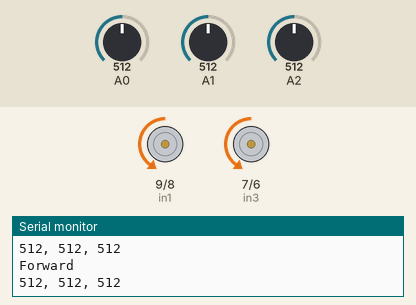
Bench run of a sketch on a simulated Arduino Uno, built with avr-gcc and run on an emulated ATmega328P. Parts: motor-driver pin pairs drawn as motors (green arrow = first pin HIGH = forward, orange = second pin HIGH = backward, longer = more drive, scaled by the enable pin), the last lines printed to the serial monitor. The test bench sets the inputs (shaded band); at power-on: A0 = 512, A1 = 512, A2 = 512.

Above: at 1.2 s.
1.3 s: A0 set to 582
4.3 s: A0 set to 611
At 4.7 s:
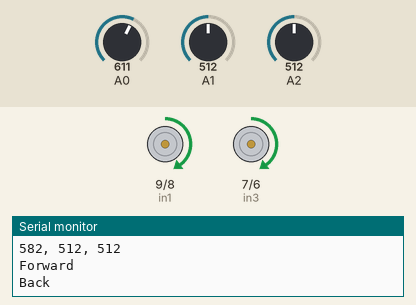
5.8 s: A0 set to 0
At 7.5 s:
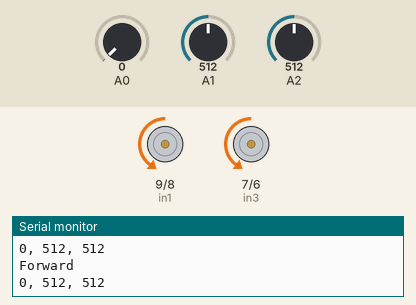
7.8 s: A1 set to 105
10.8 s: A1 set to 93
12.3 s: A1 set to 583
15.3 s: A1 set to 609
At 16.3 s:
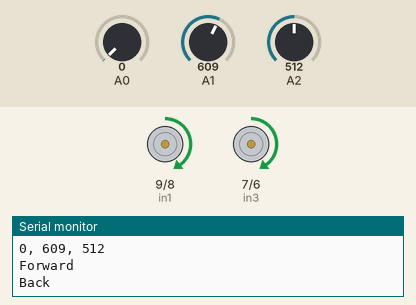
Timing chart, 0 to 17.8 s (numbered marks = the images above; inputs shaded):
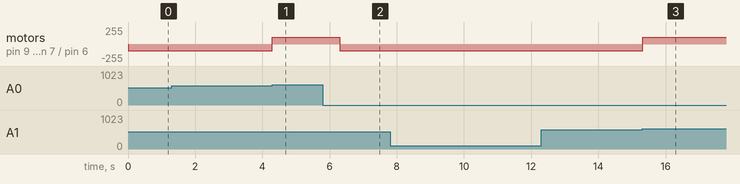

Measured:
- the behaviour switches between 600 and 601 on A0 (found by bisection; images 0 and 1)
- the behaviour switches between 600 and 601 on A1 (found by bisection; images 2 and 3)
- after the input at 4.3 s, motor on pin 9 (in1) / pin 8 (in2), motor on pin 7 (in3) / pin 6 (in4): backward 100/255 → forward 100/255 at once
- after the input at 5.8 s, motor on pin 9 (in1) / pin 8 (in2), motor on pin 7 (in3) / pin 6 (in4): forward 100/255 → backward 100/255 after 0.51 s
- after the input at 15.3 s, motor on pin 9 (in1) / pin 8 (in2), motor on pin 7 (in3) / pin 6 (in4): backward 100/255 → forward 100/255 at once

The sketch:

Line_tracking_car1.0.ino
```cpp
//www.elegoo.com

#define LT1 analogRead(A0)
#define LT2 analogRead(A1)
#define LT3 analogRead(A2)

int in1=9;
int in2=8;
int in3=7;
int in4=6;
/*define channel enable output pins*/
int ENA=10;
int ENB=5;
/*define forward function*/
void _mForward()
{
  analogWrite(ENA,100);
  analogWrite(ENB,100);
  digitalWrite(in1,LOW);
  digitalWrite(in2,HIGH);
  digitalWrite(in3,LOW);
  digitalWrite(in4,HIGH);
  Serial.println("Forward");
}

void _mBack()
{
  analogWrite(ENA,100);
  analogWrite(ENB,100);
  digitalWrite(in1,HIGH);
  digitalWrite(in2,LOW);
  digitalWrite(in3,HIGH);
  digitalWrite(in4,LOW);
  Serial.println("Back");
}

void setup(){
 Serial.begin(9600);  // Debugging only
    pinMode(in1,OUTPUT);
    pinMode(in2,OUTPUT);
    pinMode(in3,OUTPUT);
    pinMode(in4,OUTPUT);
    pinMode(ENA,OUTPUT);
    pinMode(ENB,OUTPUT);
    }

void loop() {

Serial.print(analogRead(A0));
Serial.print(", ");
Serial.print(analogRead(A1));
Serial.print(", ");
Serial.println(analogRead(A2));
_mForward();
if (analogRead(A0)>600 || analogRead(A1)>600 || analogRead(A2)>600){
_mBack();
delay(1000);
}
}
```
